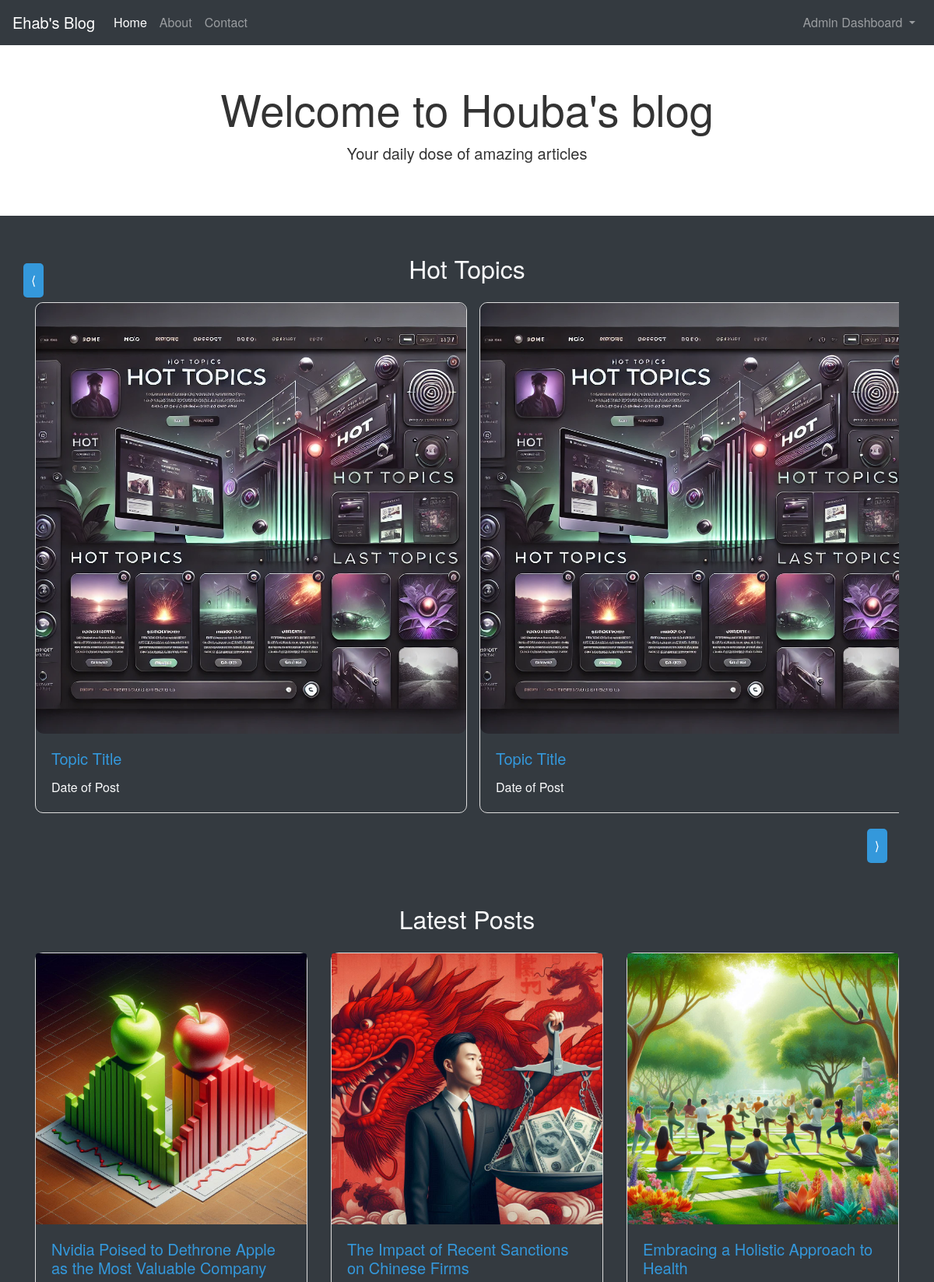
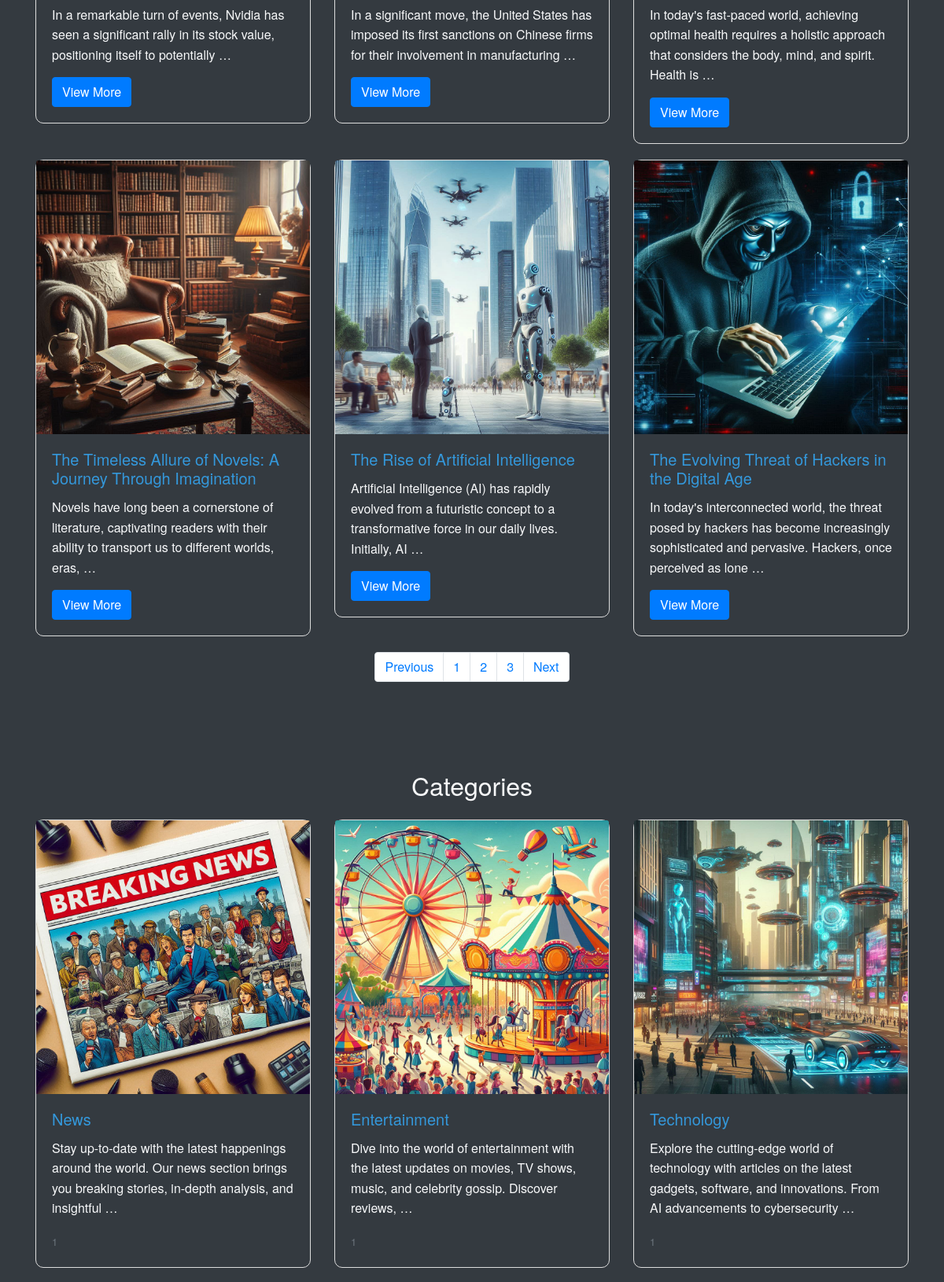
/ (signed in, upper part), run on the app's committed database (2 pictures, top to bottom).
### blog/models.py (models this page shows, shortened)
class CreatePost(models.Model):
    user = models.ForeignKey(User, on_delete=models.PROTECT)
    title = models.CharField(max_length=255)
    content = models.TextField(max_length=900000)
    image = models.ImageField(upload_to='Posts/imgs/%y/%m/%d/', default='Posts/imgs/default.jpg')
    publish = models.BooleanField(default=True)
    created_at = models.DateTimeField(default=timezone.now)
    category = models.ForeignKey(Category, on_delete=models.CASCADE)

class Category(models.Model):
    user = models.ForeignKey(User, on_delete=models.PROTECT)
    title = models.CharField(max_length=255)
    description = models.TextField(max_length=500)
    image = models.ImageField(upload_to='Category/imgs/%y/%m/%d', default='category/imgs/default.jpg')

### blog/views.py (the view)
# urls.py: path('', views.home, name='home'),
def home(request):
    posts = CreatePost.objects.filter(publish=True)
    categories = Category.objects.all()
    return render(request, 'home.html', {'posts':posts, 'categories': categories})

### blog/templates/home.html (shortened to what this page needs)
{% extends "base.html" %}
{% block content %}
{% load static %}
<section class="hero-section text-center py-5">
    <div class="container">
        <h1 class="display-4">Welcome to Houba's blog</h1>
        <p class="lead">Your daily dose of amazing articles</p>
    </div>
</section>
<section class="gallery-section py-5">
    <div class="container">
        <h2 class="text-center mb-4">Hot Topics</h2>
        <div class="position-relative">
            <button id="gallery-prev" class="btn btn-dark position-absolute top-50 start-0 translate-middle-y">⟨</button>
            <div class="gallery-wrapper overflow-hidden">
                <div class="gallery d-flex">
                    <div class="gallery-item">
                        <div class="card bg-dark text-light">
                            <img src="{% static "images/sample.webp" %}" class="card-img-top" alt="Topic Image">
                            <div class="card-body">
                                <h5 class="card-title">Topic Title</h5>
                                <p class="card-text">Date of Post</p>
                            </div>
                        </div>
                    </div>
                    <div class="gallery-item">
                        <div class="card bg-dark text-light">
                            <img src="{% static "images/sample.webp" %}" class="card-img-top" alt="Topic Image">
                            <div class="card-body">
                                <h5 class="card-title">Topic Title</h5>
                                <p class="card-text">Date of Post</p>
                            </div>
                        </div>
                    </div>
                </div>
            </div>
            <button id="gallery-next" class="btn btn-dark position-absolute top-50 end-0 translate-middle-y">⟩</button>
        </div>
    </div>
</section>
<section class="main-section py-5">
    <div class="container">
        <h2 class="text-center mb-4">Latest Posts</h2>
        <div class="row">
            {% for post in posts %}
            <div class="col-md-4">
                <div class="card bg-dark text-light">
                    <img src="{{ post.image.url }}" class="card-img-top" alt="{{ post.title }}">
                    <div class="card-body">
                        <h5 class="card-title">{{post.title}}</h5>
                        <p class="card-text">{{ post.content|truncatewords:20 }}</p>
                        <a href="#" class="btn btn-primary">View More</a>
                    </div>
                </div>
            </div>
            {% endfor %}
        </div>
        <nav aria-label="Page navigation example">
            <ul class="pagination justify-content-center">
                <li class="page-item"><a class="page-link" href="#">Previous</a></li>
                <li class="page-item"><a class="page-link" href="#">1</a></li>
                <li class="page-item"><a class="page-link" href="#">2</a></li>
                <li class="page-item"><a class="page-link" href="#">3</a></li>
                <li class="page-item"><a class="page-link" href="#">Next</a></li>
            </ul>
        </nav>
    </div>
</section>
<section class="category-section py-5">
    <div class="container">
        <h2 class="text-center mb-4">Categories</h2>
        <div class="row">
            {% for category in categories %}
            <div class="col-md-4">
                <div class="card bg-dark text-light">
                    <img src="{{ category.image.url }}" class="card-img-top" alt="Category Image">
                    <div class="card-body">
                        <h5 class="card-title">{{ category.title }}</h5>
                        <p class="card-text">{{ category.description |truncatewords:20 }}</p>
                        <p class="card-text"><small class="text-muted">1</small></p>
                    </div>
                </div>
            </div>
            {% endfor %}
        </div>
    </div>
</section>
{% endblock content %}

### blog/static/style.css (style rules this page uses)
body { background-color: #f7f7f7; color: #333333; font-family: 'Helvetica Neue', Helvetica, Arial, sans-serif; line-height: 1.6; }
a { color: #3498db; }
.hero-section { background-color: #ffffff; padding: 60px 0; text-align: center; color: #333333; }
.card { background-color: #ffffff; margin-bottom: 20px; border: 1px solid #ddd; border-radius: 10px; }
.card-title { color: #3498db; }
.gallery-wrapper { overflow: hidden; width: 100%; position: relative; }
.gallery { display: flex; transition: transform 0.5s ease-in-out; }
.gallery-item { flex: 0 0 33.33%; margin-right: 1rem; width: 70%; }
.gallery img { border-radius: 10px; width: 100%; }
button#gallery-prev, button#gallery-next { background-color: #3498db; color: white; border: none; padding: 10px; cursor: pointer; border-radius: 5px; }
button#gallery-prev { left: -40px; }
button#gallery-next { right: -40px; }
@media (max-width: 1200px) { .gallery-item { flex: 0 0 50%; } }
@media (max-width: 1200px) { button#gallery-next { right: 15px; } }
@media (max-width: 1200px) { button#gallery-prev { left: -15px; top: -50px; } }

### data on the page
CreatePost: image (picture), title "Nvidia Poised to Dethrone Apple as the Most Valuable Company", content "In a remarkable turn of events, Nvidia has seen a significant rally in its stock value, positioning itself to potentially …"
CreatePost: image (picture), title "The Impact of Recent Sanctions on Chinese Firms", content "In a significant move, the United States has imposed its first sanctions on Chinese firms for their involvement in manufacturing …"
CreatePost: image (picture), title "Embracing a Holistic Approach to Health", content "In today's fast-paced world, achieving optimal health requires a holistic approach that considers the body, mind, and spirit. Health is …"
CreatePost: image (picture), title "The Timeless Allure of Novels: A Journey Through Imagination", content "Novels have long been a cornerstone of literature, captivating readers with their ability to transport us to different worlds, eras, …"
CreatePost: image (picture), title "The Rise of Artificial Intelligence", content "Artificial Intelligence (AI) has rapidly evolved from a futuristic concept to a transformative force in our daily lives. Initially, AI …"
CreatePost: image (picture), title "The Evolving Threat of Hackers in the Digital Age", content "In today's interconnected world, the threat posed by hackers has become increasingly sophisticated and pervasive. Hackers, once perceived as lone …"
Category: image (picture), title "News", description "Stay up-to-date with the latest happenings around the world. Our news section brings you breaking stories, in-depth analysis, and insightful …"
Category: image (picture), title "Entertainment", description "Dive into the world of entertainment with the latest updates on movies, TV shows, music, and celebrity gossip. Discover reviews, …"
Category: image (picture), title "Technology", description "Explore the cutting-edge world of technology with articles on the latest gadgets, software, and innovations. From AI advancements to cybersecurity …"
